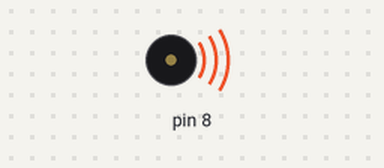
The sketch below on a simulated Arduino Uno, built with avr-gcc and run on an emulated ATmega328P. On the bench: buzzer (waves = sounding).

Above: at 0.1 s.
Timing chart, 0 to 3.0 s (numbered marks = the images above):
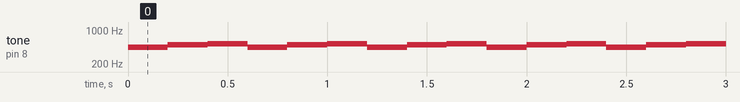

The sketch:

buzzer.ino
```cpp
void setup() {
  // put your setup code here, to run once:

}

void loop() {
  // put your main code here, to run repeatedly:
  tone(8, 440, 200);
  delay(200);
  noTone(8);

  tone(8,494,500);
  delay(200);
  noTone(8);

  tone(8,523,500);
  delay(200);
  noTone(8);


}
```

Measured:
- by itself, tone on pin 8: repeats every 0.60 s: 494 Hz 0.20 s, 523 Hz 0.20 s, 440 Hz 0.20 s
